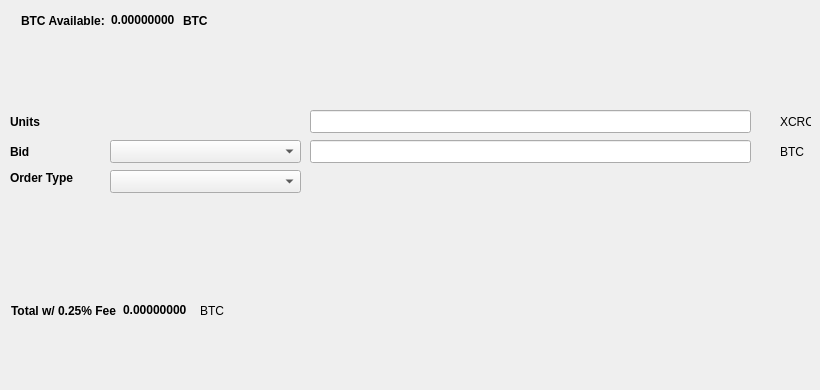
   <widget class="QWidget" name="BuyTab">
    <attribute name="title">
     <string>Buy</string>
    </attribute>
    <widget class="QtMaterialFlatButton" name="BuyXCRC" native="true">
     <property name="geometry">
      <rect>
       <x>30</x>
       <y>330</y>
       <width>131</width>
       <height>23</height>
      </rect>
     </property>
     <property name="text" stdset="0">
      <string>Buy XCRC</string>
     </property>
     <property name="icon" stdset="0">
      <iconset resource="../cryptocrowd.qrc">
       <normaloff>:/icons/bitcoin</normaloff>:/icons/bitcoin</iconset>
     </property>
    </widget>
    <widget class="QLabel" name="label_3">
     <property name="geometry">
      <rect>
       <x>10</x>
       <y>110</y>
       <width>46</width>
       <height>23</height>
      </rect>
     </property>
     <property name="font">
      <font>
       <weight>75</weight>
       <bold>true</bold>
      </font>
     </property>
     <property name="text">
      <string>Units</string>
     </property>
    </widget>
    <widget class="QLineEdit" name="UnitsInput">
     <property name="geometry">
      <rect>
       <x>310</x>
       <y>110</y>
       <width>441</width>
       <height>23</height>
      </rect>
     </property>
     <property name="font">
      <font>
       <pointsize>9</pointsize>
       <weight>75</weight>
       <bold>true</bold>
      </font>
     </property>
    </widget>
    <widget class="QLineEdit" name="BuyBidPriceEdit">
     <property name="geometry">
      <rect>
       <x>310</x>
       <y>140</y>
       <width>441</width>
       <height>23</height>
      </rect>
     </property>
     <property name="font">
      <font>
       <pointsize>9</pointsize>
       <weight>75</weight>
       <bold>true</bold>
      </font>
     </property>
    </widget>
    <widget class="QLabel" name="label_4">
     <property name="geometry">
      <rect>
       <x>780</x>
       <y>110</y>
       <width>31</width>
       <height>23</height>
      </rect>
     </property>
     <property name="text">
      <string>XCRC</string>
     </property>
    </widget>
    <widget class="QLabel" name="label_5">
     <property name="geometry">
      <rect>
       <x>780</x>
       <y>140</y>
       <width>31</width>
       <height>23</height>
      </rect>
     </property>
     <property name="text">
      <string>BTC</string>
     </property>
    </widget>
    <widget class="QLabel" name="label_6">
     <property name="geometry">
      <rect>
       <x>10</x>
       <y>140</y>
       <width>46</width>
       <height>23</height>
      </rect>
     </property>
     <property name="font">
      <font>
       <weight>75</weight>
       <bold>true</bold>
      </font>
     </property>
     <property name="text">
      <string>Bid</string>
     </property>
    </widget>
    <widget class="QLabel" name="label_7">
     <property name="geometry">
      <rect>
       <x>10</x>
       <y>170</y>
       <width>91</width>
       <height>16</height>
      </rect>
     </property>
     <property name="font">
      <font>
       <weight>75</weight>
       <bold>true</bold>
      </font>
     </property>
     <property name="text">
      <string>Order Type</string>
     </property>
    </widget>
    <widget class="QtMaterialFlatButton" name="Buy_Max_Amount" native="true">
     <property name="geometry">
      <rect>
       <x>110</x>
       <y>110</y>
       <width>191</width>
       <height>23</height>
      </rect>
     </property>
     <property name="font">
      <font>
       <pointsize>10</pointsize>
      </font>
     </property>
     <property name="text" stdset="0">
      <string>Max</string>
     </property>
    </widget>
    <widget class="QComboBox" name="BuyBidcomboBox">
     <property name="geometry">
      <rect>
       <x>110</x>
       <y>140</y>
       <width>191</width>
       <height>23</height>
      </rect>
     </property>
     <property name="font">
      <font>
       <pointsize>10</pointsize>
      </font>
     </property>
    </widget>
    <widget class="QComboBox" name="buyOrdertypeCombo">
     <property name="geometry">
      <rect>
       <x>110</x>
       <y>170</y>
       <width>191</width>
       <height>23</height>
      </rect>
     </property>
     <property name="font">
      <font>
       <pointsize>10</pointsize>
      </font>
     </property>
    </widget>
    <widget class="QWidget" name="layoutWidget1">
     <property name="geometry">
      <rect>
       <x>21</x>
       <y>11</y>
       <width>227</width>
       <height>19</height>
      </rect>
     </property>
     <layout class="QHBoxLayout" name="horizontalLayout_3">
      <item>
       <widget class="QLabel" name="label232">
        <property name="font">
         <font>
          <weight>75</weight>
          <bold>true</bold>
         </font>
        </property>
        <property name="text">
         <string>BTC Available:</string>
        </property>
       </widget>
      </item>
      <item>
       <widget class="QLabel" name="BtcAvailableLbl">
        <property name="palette">
         <palette>
          <active>
           <colorrole role="WindowText">
            <brush brushstyle="SolidPattern">
             <color alpha="255">
              <red>0</red>
              <green>0</green>
              <blue>0</blue>
             </color>
            </brush>
           </colorrole>
           <colorrole role="Button">
            <brush brushstyle="SolidPattern">
             <color alpha="255">
              <red>0</red>
              <green>170</green>
              <blue>0</blue>
             </color>
            </brush>
           </colorrole>
           <colorrole role="Light">
            <brush brushstyle="SolidPattern">
             <color alpha="255">
              <red>0</red>
              <green>255</green>
              <blue>0</blue>
             </color>
            </brush>
           </colorrole>
           <colorrole role="Midlight">
            <brush brushstyle="SolidPattern">
             <color alpha="255">
              <red>0</red>
              <green>212</green>
              <blue>0</blue>
             </color>
            </brush>
           </colorrole>
           <colorrole role="Dark">
            <brush brushstyle="SolidPattern">
             <color alpha="255">
              <red>0</red>
              <green>85</green>
              <blue>0</blue>
             </color>
            </brush>
           </colorrole>
           <colorrole role="Mid">
            <brush brushstyle="SolidPattern">
             <color alpha="255">
              <red>0</red>
              <green>113</green>
              <blue>0</blue>
             </color>
            </brush>
           </colorrole>
           <colorrole role="Text">
            <brush brushstyle="SolidPattern">
             <color alpha="255">
              <red>0</red>
              <green>170</green>
              <blue>0</blue>
             </color>
            </brush>
           </colorrole>
           <colorrole role="BrightText">
            <brush brushstyle="SolidPattern">
             <color alpha="255">
              <red>255</red>
              <green>255</green>
              <blue>255</blue>
             </color>
            </brush>
           </colorrole>
           <colorrole role="ButtonText">
            <brush brushstyle="SolidPattern">
             <color alpha="255">
              <red>0</red>
              <green>0</green>
              <blue>0</blue>
             </color>
            </brush>
           </colorrole>
           <colorrole role="Base">
            <brush brushstyle="SolidPattern">
             <color alpha="255">
              <red>255</red>
              <green>255</green>
              <blue>255</blue>
             </color>
            </brush>
           </colorrole>
           <colorrole role="Window">
            <brush brushstyle="SolidPattern">
             <color alpha="255">
              <red>0</red>
              <green>170</green>
              <blue>0</blue>
             </color>
            </brush>
           </colorrole>
           <colorrole role="Shadow">
            <brush brushstyle="SolidPattern">
             <color alpha="255">
              <red>0</red>
              <green>0</green>
              <blue>0</blue>
             </color>
            </brush>
           </colorrole>
           <colorrole role="AlternateBase">
            <brush brushstyle="SolidPattern">
             <color alpha="255">
              <red>127</red>
              <green>212</green>
              <blue>127</blue>
             </color>
            </brush>
           </colorrole>
           <colorrole role="ToolTipBase">
            <brush brushstyle="SolidPattern">
             <color alpha="255">
              <red>255</red>
              <green>255</green>
              <blue>220</blue>
             </color>
            </brush>
           </colorrole>
           <colorrole role="ToolTipText">
            <brush brushstyle="SolidPattern">
             <color alpha="255">
              <red>0</red>
              <green>0</green>
              <blue>0</blue>
             </color>
            </brush>
           </colorrole>
          </active>
          <inactive>
           <colorrole role="WindowText">
            <brush brushstyle="SolidPattern">
             <color alpha="255">
              <red>0</red>
              <green>0</green>
              <blue>0</blue>
             </color>
            </brush>
           </colorrole>
           <colorrole role="Button">
            <brush brushstyle="SolidPattern">
             <color alpha="255">
              <red>0</red>
              <green>170</green>
              <blue>0</blue>
             </color>
            </brush>
           </colorrole>
           <colorrole role="Light">
            <brush brushstyle="SolidPattern">
             <color alpha="255">
              <red>0</red>
              <green>255</green>
              <blue>0</blue>
             </color>
            </brush>
           </colorrole>
           <colorrole role="Midlight">
            <brush brushstyle="SolidPattern">
             <color alpha="255">
              <red>0</red>
              <green>212</green>
              <blue>0</blue>
             </color>
            </brush>
           </colorrole>
           <colorrole role="Dark">
            <brush brushstyle="SolidPattern">
             <color alpha="255">
              <red>0</red>
              <green>85</green>
              <blue>0</blue>
             </color>
            </brush>
           </colorrole>
           <colorrole role="Mid">
            <brush brushstyle="SolidPattern">
             <color alpha="255">
              <red>0</red>
              <green>113</green>
              <blue>0</blue>
             </color>
            </brush>
           </colorrole>
           <colorrole role="Text">
            <brush brushstyle="SolidPattern">
             <color alpha="255">
              <red>0</red>
              <green>170</green>
              <blue>0</blue>
             </color>
            </brush>
           </colorrole>
           <colorrole role="BrightText">
            <brush brushstyle="SolidPattern">
             <color alpha="255">
              <red>255</red>
              <green>255</green>
              <blue>255</blue>
             </color>
            </brush>
           </colorrole>
           <colorrole role="ButtonText">
            <brush brushstyle="SolidPattern">
             <color alpha="255">
              <red>0</red>
              <green>0</green>
              <blue>0</blue>
             </color>
            </brush>
           </colorrole>
           <colorrole role="Base">
            <brush brushstyle="SolidPattern">
             <color alpha="255">
              <red>255</red>
              <green>255</green>
              <blue>255</blue>
             </color>
            </brush>
           </colorrole>
           <colorrole role="Window">
            <brush brushstyle="SolidPattern">
             <color alpha="255">
              <red>0</red>
              <green>170</green>
              <blue>0</blue>
             </color>
            </brush>
           </colorrole>
           <colorrole role="Shadow">
            <brush brushstyle="SolidPattern">
             <color alpha="255">
              <red>0</red>
              <green>0</green>
              <blue>0</blue>
             </color>
            </brush>
           </colorrole>
           <colorrole role="AlternateBase">
            <brush brushstyle="SolidPattern">
             <color alpha="255">
              <red>127</red>
              <green>212</green>
              <blue>127</blue>
             </color>
            </brush>
           </colorrole>
           <colorrole role="ToolTipBase">
            <brush brushstyle="SolidPattern">
             <color alpha="255">
              <red>255</red>
              <green>255</green>
              <blue>220</blue>
             </color>
            </brush>
           </colorrole>
           <colorrole role="ToolTipText">
            <brush brushstyle="SolidPattern">
             <color alpha="255">
              <red>0</red>
              <green>0</green>
              <blue>0</blue>
             </color>
            </brush>
           </colorrole>
          </inactive>
          <disabled>
           <colorrole role="WindowText">
            <brush brushstyle="SolidPattern">
             <color alpha="255">
              <red>0</red>
              <green>85</green>
              <blue>0</blue>
             </color>
            </brush>
           </colorrole>
           <colorrole role="Button">
            <brush brushstyle="SolidPattern">
             <color alpha="255">
              <red>0</red>
              <green>170</green>
              <blue>0</blue>
             </color>
            </brush>
           </colorrole>
           <colorrole role="Light">
            <brush brushstyle="SolidPattern">
             <color alpha="255">
              <red>0</red>
              <green>255</green>
              <blue>0</blue>
             </color>
            </brush>
           </colorrole>
           <colorrole role="Midlight">
            <brush brushstyle="SolidPattern">
             <color alpha="255">
              <red>0</red>
              <green>212</green>
              <blue>0</blue>
             </color>
            </brush>
           </colorrole>
           <colorrole role="Dark">
            <brush brushstyle="SolidPattern">
             <color alpha="255">
              <red>0</red>
              <green>85</green>
              <blue>0</blue>
             </color>
            </brush>
           </colorrole>
           <colorrole role="Mid">
            <brush brushstyle="SolidPattern">
             <color alpha="255">
              <red>0</red>
              <green>113</green>
              <blue>0</blue>
             </color>
            </brush>
           </colorrole>
           <colorrole role="Text">
            <brush brushstyle="SolidPattern">
             <color alpha="255">
              <red>0</red>
              <green>85</green>
              <blue>0</blue>
             </color>
            </brush>
           </colorrole>
           <colorrole role="BrightText">
            <brush brushstyle="SolidPattern">
             <color alpha="255">
              <red>255</red>
              <green>255</green>
              <blue>255</blue>
             </color>
            </brush>
           </colorrole>
           <colorrole role="ButtonText">
            <brush brushstyle="SolidPattern">
             <color alpha="255">
              <red>0</red>
              <green>85</green>
              <blue>0</blue>
             </color>
            </brush>
           </colorrole>
           <colorrole role="Base">
            <brush brushstyle="SolidPattern">
             <color alpha="255">
              <red>0</red>
              <green>170</green>
              <blue>0</blue>
             </color>
            </brush>
           </colorrole>
           <colorrole role="Window">
            <brush brushstyle="SolidPattern">
             <color alpha="255">
              <red>0</red>
              <green>170</green>
              <blue>0</blue>
             </color>
            </brush>
           </colorrole>
           <colorrole role="Shadow">
            <brush brushstyle="SolidPattern">
             <color alpha="255">
              <red>0</red>
              <green>0</green>
              <blue>0</blue>
             </color>
            </brush>
           </colorrole>
           <colorrole role="AlternateBase">
            <brush brushstyle="SolidPattern">
             <color alpha="255">
              <red>0</red>
              <green>170</green>
              <blue>0</blue>
             </color>
            </brush>
           </colorrole>
           <colorrole role="ToolTipBase">
            <brush brushstyle="SolidPattern">
             <color alpha="255">
              <red>255</red>
              <green>255</green>
              <blue>220</blue>
             </color>
            </brush>
           </colorrole>
           <colorrole role="ToolTipText">
            <brush brushstyle="SolidPattern">
             <color alpha="255">
              <red>0</red>
              <green>0</green>
              <blue>0</blue>
             </color>
            </brush>
           </colorrole>
          </disabled>
         </palette>
        </property>
        <property name="font">
         <font>
          <weight>75</weight>
          <bold>true</bold>
         </font>
        </property>
        <property name="text">
         <string>0.00000000</string>
        </property>
        <property name="textInteractionFlags">
         <set>Qt::LinksAccessibleByMouse|Qt::TextSelectableByKeyboard|Qt::TextSelectableByMouse</set>
        </property>
       </widget>
      </item>
      <item>
       <widget class="QLabel" name="BtcAvailableLbl_2">
        <property name="font">
         <font>
          <weight>75</weight>
          <bold>true</bold>
         </font>
        </property>
        <property name="text">
         <string>BTC</string>
        </property>
       </widget>
      </item>
     </layout>
    </widget>
    <widget class="QWidget" name="layoutWidge2">
     <property name="geometry">
      <rect>
       <x>11</x>
       <y>301</y>
       <width>259</width>
       <height>19</height>
      </rect>
     </property>
     <layout class="QHBoxLayout" name="horizontalLayout_4">
      <item>
       <widget class="QLabel" name="label_9">
        <property name="font">
         <font>
          <weight>75</weight>
          <bold>true</bold>
         </font>
        </property>
        <property name="text">
         <string>Total w/ 0.25% Fee</string>
        </property>
       </widget>
      </item>
      <item>
       <widget class="QLabel" name="BuyCostLabel">
        <property name="palette">
         <palette>
          <active>
           <colorrole role="WindowText">
            <brush brushstyle="SolidPattern">
             <color alpha="255">
              <red>0</red>
              <green>0</green>
              <blue>0</blue>
             </color>
            </brush>
           </colorrole>
           <colorrole role="Button">
            <brush brushstyle="SolidPattern">
             <color alpha="255">
              <red>0</red>
              <green>170</green>
              <blue>0</blue>
             </color>
            </brush>
           </colorrole>
           <colorrole role="Light">
            <brush brushstyle="SolidPattern">
             <color alpha="255">
              <red>0</red>
              <green>255</green>
              <blue>0</blue>
             </color>
            </brush>
           </colorrole>
           <colorrole role="Midlight">
            <brush brushstyle="SolidPattern">
             <color alpha="255">
              <red>0</red>
              <green>212</green>
              <blue>0</blue>
             </color>
            </brush>
           </colorrole>
           <colorrole role="Dark">
            <brush brushstyle="SolidPattern">
             <color alpha="255">
              <red>0</red>
              <green>85</green>
              <blue>0</blue>
             </color>
            </brush>
           </colorrole>
           <colorrole role="Mid">
            <brush brushstyle="SolidPattern">
             <color alpha="255">
              <red>0</red>
              <green>113</green>
              <blue>0</blue>
             </color>
            </brush>
           </colorrole>
           <colorrole role="Text">
            <brush brushstyle="SolidPattern">
             <color alpha="255">
              <red>0</red>
              <green>170</green>
              <blue>0</blue>
             </color>
            </brush>
           </colorrole>
           <colorrole role="BrightText">
            <brush brushstyle="SolidPattern">
             <color alpha="255">
              <red>255</red>
              <green>255</green>
              <blue>255</blue>
             </color>
            </brush>
           </colorrole>
           <colorrole role="ButtonText">
            <brush brushstyle="SolidPattern">
             <color alpha="255">
              <red>0</red>
              <green>0</green>
              <blue>0</blue>
             </color>
            </brush>
           </colorrole>
           <colorrole role="Base">
            <brush brushstyle="SolidPattern">
             <color alpha="255">
              <red>255</red>
              <green>255</green>
              <blue>255</blue>
             </color>
            </brush>
           </colorrole>
           <colorrole role="Window">
            <brush brushstyle="SolidPattern">
             <color alpha="255">
              <red>0</red>
              <green>170</green>
              <blue>0</blue>
             </color>
            </brush>
           </colorrole>
           <colorrole role="Shadow">
            <brush brushstyle="SolidPattern">
             <color alpha="255">
              <red>0</red>
              <green>0</green>
              <blue>0</blue>
             </color>
            </brush>
           </colorrole>
           <colorrole role="AlternateBase">
            <brush brushstyle="SolidPattern">
             <color alpha="255">
              <red>127</red>
              <green>212</green>
              <blue>127</blue>
             </color>
            </brush>
           </colorrole>
           <colorrole role="ToolTipBase">
            <brush brushstyle="SolidPattern">
             <color alpha="255">
              <red>255</red>
              <green>255</green>
              <blue>220</blue>
             </color>
            </brush>
           </colorrole>
           <colorrole role="ToolTipText">
            <brush brushstyle="SolidPattern">
             <color alpha="255">
              <red>0</red>
              <green>0</green>
              <blue>0</blue>
             </color>
            </brush>
           </colorrole>
          </active>
          <inactive>
           <colorrole role="WindowText">
            <brush brushstyle="SolidPattern">
             <color alpha="255">
              <red>0</red>
              <green>0</green>
              <blue>0</blue>
             </color>
            </brush>
           </colorrole>
           <colorrole role="Button">
            <brush brushstyle="SolidPattern">
             <color alpha="255">
              <red>0</red>
              <green>170</green>
              <blue>0</blue>
             </color>
            </brush>
           </colorrole>
           <colorrole role="Light">
            <brush brushstyle="SolidPattern">
             <color alpha="255">
              <red>0</red>
              <green>255</green>
              <blue>0</blue>
             </color>
            </brush>
           </colorrole>
           <colorrole role="Midlight">
            <brush brushstyle="SolidPattern">
             <color alpha="255">
              <red>0</red>
              <green>212</green>
              <blue>0</blue>
             </color>
            </brush>
           </colorrole>
           <colorrole role="Dark">
            <brush brushstyle="SolidPattern">
             <color alpha="255">
              <red>0</red>
              <green>85</green>
              <blue>0</blue>
             </color>
            </brush>
           </colorrole>
           <colorrole role="Mid">
            <brush brushstyle="SolidPattern">
             <color alpha="255">
              <red>0</red>
              <green>113</green>
              <blue>0</blue>
             </color>
            </brush>
           </colorrole>
           <colorrole role="Text">
            <brush brushstyle="SolidPattern">
             <color alpha="255">
              <red>0</red>
              <green>170</green>
              <blue>0</blue>
             </color>
            </brush>
           </colorrole>
           <colorrole role="BrightText">
            <brush brushstyle="SolidPattern">
             <color alpha="255">
              <red>255</red>
              <green>255</green>
              <blue>255</blue>
             </color>
            </brush>
           </colorrole>
           <colorrole role="ButtonText">
            <brush brushstyle="SolidPattern">
             <color alpha="255">
              <red>0</red>
              <green>0</green>
              <blue>0</blue>
             </color>
            </brush>
           </colorrole>
           <colorrole role="Base">
            <brush brushstyle="SolidPattern">
             <color alpha="255">
              <red>255</red>
              <green>255</green>
              <blue>255</blue>
             </color>
            </brush>
           </colorrole>
           <colorrole role="Window">
            <brush brushstyle="SolidPattern">
             <color alpha="255">
              <red>0</red>
              <green>170</green>
              <blue>0</blue>
             </color>
            </brush>
           </colorrole>
           <colorrole role="Shadow">
            <brush brushstyle="SolidPattern">
             <color alpha="255">
              <red>0</red>
              <green>0</green>
              <blue>0</blue>
             </color>
            </brush>
           </colorrole>
           <colorrole role="AlternateBase">
            <brush brushstyle="SolidPattern">
             <color alpha="255">
              <red>127</red>
              <green>212</green>
              <blue>127</blue>
             </color>
            </brush>
           </colorrole>
           <colorrole role="ToolTipBase">
            <brush brushstyle="SolidPattern">
             <color alpha="255">
              <red>255</red>
              <green>255</green>
              <blue>220</blue>
             </color>
            </brush>
           </colorrole>
           <colorrole role="ToolTipText">
            <brush brushstyle="SolidPattern">
             <color alpha="255">
              <red>0</red>
              <green>0</green>
              <blue>0</blue>
             </color>
            </brush>
           </colorrole>
          </inactive>
          <disabled>
           <colorrole role="WindowText">
            <brush brushstyle="SolidPattern">
             <color alpha="255">
              <red>0</red>
              <green>85</green>
              <blue>0</blue>
             </color>
            </brush>
           </colorrole>
           <colorrole role="Button">
            <brush brushstyle="SolidPattern">
             <color alpha="255">
              <red>0</red>
              <green>170</green>
              <blue>0</blue>
             </color>
            </brush>
           </colorrole>
           <colorrole role="Light">
            <brush brushstyle="SolidPattern">
             <color alpha="255">
              <red>0</red>
              <green>255</green>
              <blue>0</blue>
             </color>
            </brush>
           </colorrole>
           <colorrole role="Midlight">
            <brush brushstyle="SolidPattern">
             <color alpha="255">
              <red>0</red>
              <green>212</green>
              <blue>0</blue>
             </color>
            </brush>
           </colorrole>
           <colorrole role="Dark">
            <brush brushstyle="SolidPattern">
             <color alpha="255">
              <red>0</red>
              <green>85</green>
              <blue>0</blue>
             </color>
            </brush>
           </colorrole>
           <colorrole role="Mid">
            <brush brushstyle="SolidPattern">
             <color alpha="255">
              <red>0</red>
              <green>113</green>
              <blue>0</blue>
             </color>
            </brush>
           </colorrole>
           <colorrole role="Text">
            <brush brushstyle="SolidPattern">
             <color alpha="255">
              <red>0</red>
              <green>85</green>
              <blue>0</blue>
             </color>
            </brush>
           </colorrole>
           <colorrole role="BrightText">
            <brush brushstyle="SolidPattern">
             <color alpha="255">
              <red>255</red>
              <green>255</green>
              <blue>255</blue>
             </color>
            </brush>
           </colorrole>
           <colorrole role="ButtonText">
            <brush brushstyle="SolidPattern">
             <color alpha="255">
              <red>0</red>
              <green>85</green>
              <blue>0</blue>
             </color>
            </brush>
           </colorrole>
           <colorrole role="Base">
            <brush brushstyle="SolidPattern">
             <color alpha="255">
              <red>0</red>
              <green>170</green>
              <blue>0</blue>
             </color>
            </brush>
           </colorrole>
           <colorrole role="Window">
            <brush brushstyle="SolidPattern">
             <color alpha="255">
              <red>0</red>
              <green>170</green>
              <blue>0</blue>
             </color>
            </brush>
           </colorrole>
           <colorrole role="Shadow">
            <brush brushstyle="SolidPattern">
             <color alpha="255">
              <red>0</red>
              <green>0</green>
              <blue>0</blue>
             </color>
            </brush>
           </colorrole>
           <colorrole role="AlternateBase">
            <brush brushstyle="SolidPattern">
             <color alpha="255">
              <red>0</red>
              <green>170</green>
              <blue>0</blue>
             </color>
            </brush>
           </colorrole>
           <colorrole role="ToolTipBase">
            <brush brushstyle="SolidPattern">
             <color alpha="255">
              <red>255</red>
              <green>255</green>
              <blue>220</blue>
             </color>
            </brush>
           </colorrole>
           <colorrole role="ToolTipText">
            <brush brushstyle="SolidPattern">
             <color alpha="255">
              <red>0</red>
              <green>0</green>
              <blue>0</blue>
             </color>
            </brush>
           </colorrole>
          </disabled>
         </palette>
        </property>
        <property name="font">
         <font>
          <weight>75</weight>
          <bold>true</bold>
         </font>
        </property>
        <property name="autoFillBackground">
         <bool>false</bool>
        </property>
        <property name="text">
         <string>0.00000000</string>
        </property>
        <property name="textInteractionFlags">
         <set>Qt::LinksAccessibleByMouse|Qt::TextSelectableByMouse</set>
        </property>
       </widget>
      </item>
      <item>
       <widget class="QLabel" name="label_10">
        <property name="font">
         <font>
          <weight>50</weight>
          <bold>false</bold>
         </font>
        </property>
        <property name="text">
         <string>BTC</string>
        </property>
       </widget>
      </item>
     </layout>
    </widget>
    <widget class="QLabel" name="label_24">
     <property name="geometry">
      <rect>
       <x>460</x>
       <y>300</y>
       <width>281</width>
       <height>81</height>
      </rect>
     </property>
     <property name="text">
      <string/>
     </property>
     <property name="pixmap">
      <pixmap>:/images/bittrex</pixmap>
     </property>
    </widget>
   </widget>
